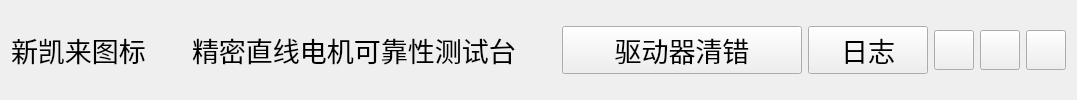
      <widget class="QWidget" name="widget_2" native="true">
       <layout class="QGridLayout" name="gridLayout_31">
        <item row="0" column="0">
         <layout class="QHBoxLayout" name="horizontalLayout_4">
          <item>
           <widget class="QLabel" name="label_sicarrier">
            <property name="minimumSize">
             <size>
              <width>0</width>
              <height>0</height>
             </size>
            </property>
            <property name="font">
             <font>
              <pointsize>20</pointsize>
             </font>
            </property>
            <property name="text">
             <string>新凯来图标</string>
            </property>
           </widget>
          </item>
          <item>
           <spacer name="horizontalSpacer_3">
            <property name="orientation">
             <enum>Qt::Orientation::Horizontal</enum>
            </property>
            <property name="sizeHint" stdset="0">
             <size>
              <width>40</width>
              <height>20</height>
             </size>
            </property>
           </spacer>
          </item>
          <item>
           <widget class="QLabel" name="label_5">
            <property name="font">
             <font>
              <pointsize>20</pointsize>
             </font>
            </property>
            <property name="text">
             <string>精密直线电机可靠性测试台</string>
            </property>
           </widget>
          </item>
          <item>
           <spacer name="horizontalSpacer_4">
            <property name="orientation">
             <enum>Qt::Orientation::Horizontal</enum>
            </property>
            <property name="sizeHint" stdset="0">
             <size>
              <width>40</width>
              <height>20</height>
             </size>
            </property>
           </spacer>
          </item>
          <item>
           <layout class="QHBoxLayout" name="horizontalLayout_3">
            <item>
             <widget class="QPushButton" name="pushButton_2">
              <property name="minimumSize">
               <size>
                <width>240</width>
                <height>0</height>
               </size>
              </property>
              <property name="font">
               <font>
                <pointsize>20</pointsize>
               </font>
              </property>
              <property name="text">
               <string>驱动器清错</string>
              </property>
             </widget>
            </item>
            <item>
             <widget class="QPushButton" name="t_log">
              <property name="minimumSize">
               <size>
                <width>120</width>
                <height>0</height>
               </size>
              </property>
              <property name="font">
               <font>
                <pointsize>20</pointsize>
               </font>
              </property>
              <property name="text">
               <string>日志</string>
              </property>
             </widget>
            </item>
            <item>
             <widget class="QPushButton" name="system_min">
              <property name="minimumSize">
               <size>
                <width>40</width>
                <height>40</height>
               </size>
              </property>
              <property name="maximumSize">
               <size>
                <width>40</width>
                <height>40</height>
               </size>
              </property>
              <property name="font">
               <font>
                <pointsize>20</pointsize>
               </font>
              </property>
              <property name="text">
               <string/>
              </property>
             </widget>
            </item>
            <item>
             <widget class="QPushButton" name="system_max">
              <property name="minimumSize">
               <size>
                <width>40</width>
                <height>40</height>
               </size>
              </property>
              <property name="maximumSize">
               <size>
                <width>40</width>
                <height>40</height>
               </size>
              </property>
              <property name="font">
               <font>
                <pointsize>20</pointsize>
               </font>
              </property>
              <property name="text">
               <string/>
              </property>
             </widget>
            </item>
            <item>
             <widget class="QPushButton" name="system_exit">
              <property name="minimumSize">
               <size>
                <width>40</width>
                <height>40</height>
               </size>
              </property>
              <property name="maximumSize">
               <size>
                <width>40</width>
                <height>40</height>
               </size>
              </property>
              <property name="font">
               <font>
                <pointsize>20</pointsize>
               </font>
              </property>
              <property name="text">
               <string/>
              </property>
             </widget>
            </item>
           </layout>
          </item>
         </layout>
        </item>
       </layout>
      </widget>
